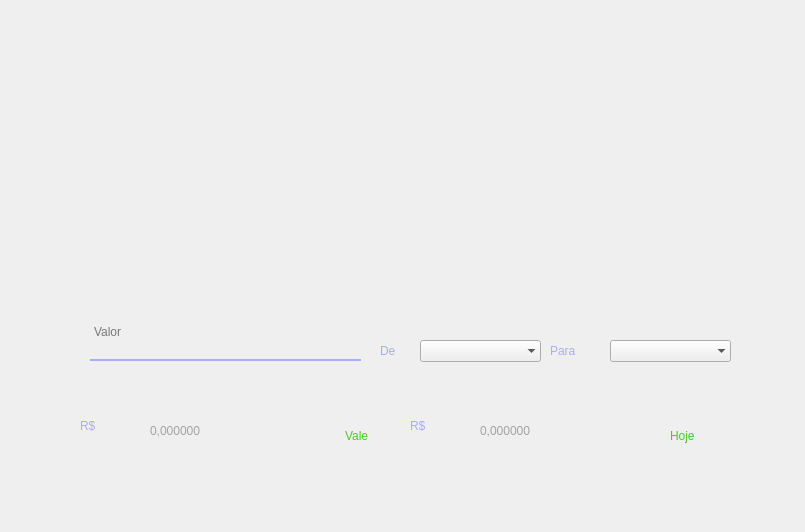
<?xml version="1.0" encoding="UTF-8"?>
<ui version="4.0">
 <class>ConversorDeMoeda</class>
 <widget class="QMainWindow" name="ConversorDeMoeda">
  <property name="geometry">
   <rect>
    <x>0</x>
    <y>0</y>
    <width>805</width>
    <height>532</height>
   </rect>
  </property>
  <property name="minimumSize">
   <size>
    <width>805</width>
    <height>532</height>
   </size>
  </property>
  <property name="maximumSize">
   <size>
    <width>805</width>
    <height>532</height>
   </size>
  </property>
  <property name="windowTitle">
   <string>Convert Coin - Conversor de Moeda</string>
  </property>
  <property name="windowIcon">
   <iconset>
    <normaloff>../../../Downloads/undraw_Savings_re_eq4w.ico</normaloff>../../../Downloads/undraw_Savings_re_eq4w.ico</iconset>
  </property>
  <widget class="QWidget" name="TelaConv">
   <widget class="QLineEdit" name="line_valor">
    <property name="geometry">
     <rect>
      <x>90</x>
      <y>310</y>
      <width>271</width>
      <height>51</height>
     </rect>
    </property>
    <property name="styleSheet">
     <string notr="true">background-color: rgba(0, 0 , 0, 0);
border: 2px solid rgba(0,0,0,0);
border-bottom-color: #A9ACF9;
color: rgb(0,0,0);
padding-bottom: 8px;
border-radius: 0px;
font: 10pt &quot;Montserrat&quot;;</string>
    </property>
    <property name="text">
     <string/>
    </property>
    <property name="echoMode">
     <enum>QLineEdit::Normal</enum>
    </property>
    <property name="placeholderText">
     <string>Valor</string>
    </property>
    <property name="clearButtonEnabled">
     <bool>false</bool>
    </property>
   </widget>
   <widget class="QLabel" name="simbolo_inicial">
    <property name="geometry">
     <rect>
      <x>80</x>
      <y>370</y>
      <width>71</width>
      <height>111</height>
     </rect>
    </property>
    <property name="styleSheet">
     <string notr="true">font: 25 50pt &quot;Corbel Light&quot;;
color: #A9ACF9;</string>
    </property>
    <property name="text">
     <string>R$</string>
    </property>
   </widget>
   <widget class="QLabel" name="lbl_de">
    <property name="geometry">
     <rect>
      <x>380</x>
      <y>340</y>
      <width>31</width>
      <height>21</height>
     </rect>
    </property>
    <property name="styleSheet">
     <string notr="true">font: 25 20pt &quot;Corbel Light&quot;;
color: #A9ACF9;</string>
    </property>
    <property name="text">
     <string>De</string>
    </property>
   </widget>
   <widget class="QLabel" name="lbl_para">
    <property name="geometry">
     <rect>
      <x>550</x>
      <y>340</y>
      <width>61</width>
      <height>21</height>
     </rect>
    </property>
    <property name="styleSheet">
     <string notr="true">font: 25 20pt &quot;Corbel Light&quot;;
color: #A9ACF9;</string>
    </property>
    <property name="text">
     <string>Para</string>
    </property>
   </widget>
   <widget class="QComboBox" name="conv_cambio">
    <property name="geometry">
     <rect>
      <x>610</x>
      <y>340</y>
      <width>121</width>
      <height>22</height>
     </rect>
    </property>
    <property name="editable">
     <bool>false</bool>
    </property>
    <property name="frame">
     <bool>false</bool>
    </property>
   </widget>
   <widget class="QComboBox" name="conv_inicial">
    <property name="geometry">
     <rect>
      <x>420</x>
      <y>340</y>
      <width>121</width>
      <height>22</height>
     </rect>
    </property>
    <property name="editable">
     <bool>false</bool>
    </property>
    <property name="frame">
     <bool>false</bool>
    </property>
   </widget>
   <widget class="QLabel" name="ImagenPorco">
    <property name="geometry">
     <rect>
      <x>260</x>
      <y>50</y>
      <width>321</width>
      <height>231</height>
     </rect>
    </property>
    <property name="text">
     <string/>
    </property>
    <property name="pixmap">
     <pixmap resource="QRC/ConvQRC.qrc">:/Icons and Images/Porco.svg</pixmap>
    </property>
    <property name="scaledContents">
     <bool>true</bool>
    </property>
   </widget>
   <widget class="QLabel" name="lbl_vale">
    <property name="geometry">
     <rect>
      <x>345</x>
      <y>410</y>
      <width>61</width>
      <height>51</height>
     </rect>
    </property>
    <property name="styleSheet">
     <string notr="true">font: 25 25pt &quot;Corbel Light&quot;;
color: #4DC724;</string>
    </property>
    <property name="text">
     <string>Vale</string>
    </property>
   </widget>
   <widget class="QLabel" name="lbl_valor_inicial">
    <property name="geometry">
     <rect>
      <x>150</x>
      <y>390</y>
      <width>191</width>
      <height>81</height>
     </rect>
    </property>
    <property name="styleSheet">
     <string notr="true">font: 25 35pt &quot;Corbel Light&quot;;
color: rgb(162, 162, 162);</string>
    </property>
    <property name="text">
     <string>0,000000</string>
    </property>
   </widget>
   <widget class="QLabel" name="lbl_hoje">
    <property name="geometry">
     <rect>
      <x>670</x>
      <y>410</y>
      <width>71</width>
      <height>51</height>
     </rect>
    </property>
    <property name="styleSheet">
     <string notr="true">font: 25 25pt &quot;Corbel Light&quot;;
color: #4DC724;</string>
    </property>
    <property name="text">
     <string>Hoje</string>
    </property>
   </widget>
   <widget class="QLabel" name="simbolo_cambio">
    <property name="geometry">
     <rect>
      <x>410</x>
      <y>370</y>
      <width>71</width>
      <height>111</height>
     </rect>
    </property>
    <property name="styleSheet">
     <string notr="true">font: 25 50pt &quot;Corbel Light&quot;;
color: #A9ACF9;</string>
    </property>
    <property name="text">
     <string>R$</string>
    </property>
   </widget>
   <widget class="QLabel" name="lbl_valor_cambio">
    <property name="geometry">
     <rect>
      <x>480</x>
      <y>390</y>
      <width>191</width>
      <height>81</height>
     </rect>
    </property>
    <property name="styleSheet">
     <string notr="true">font: 25 35pt &quot;Corbel Light&quot;;
color: rgb(162, 162, 162);</string>
    </property>
    <property name="text">
     <string>0,000000</string>
    </property>
   </widget>
  </widget>
 </widget>
 <resources>
  <include location="QRC/ConvQRC.qrc"/>
 </resources>
 <connections/>
</ui>
